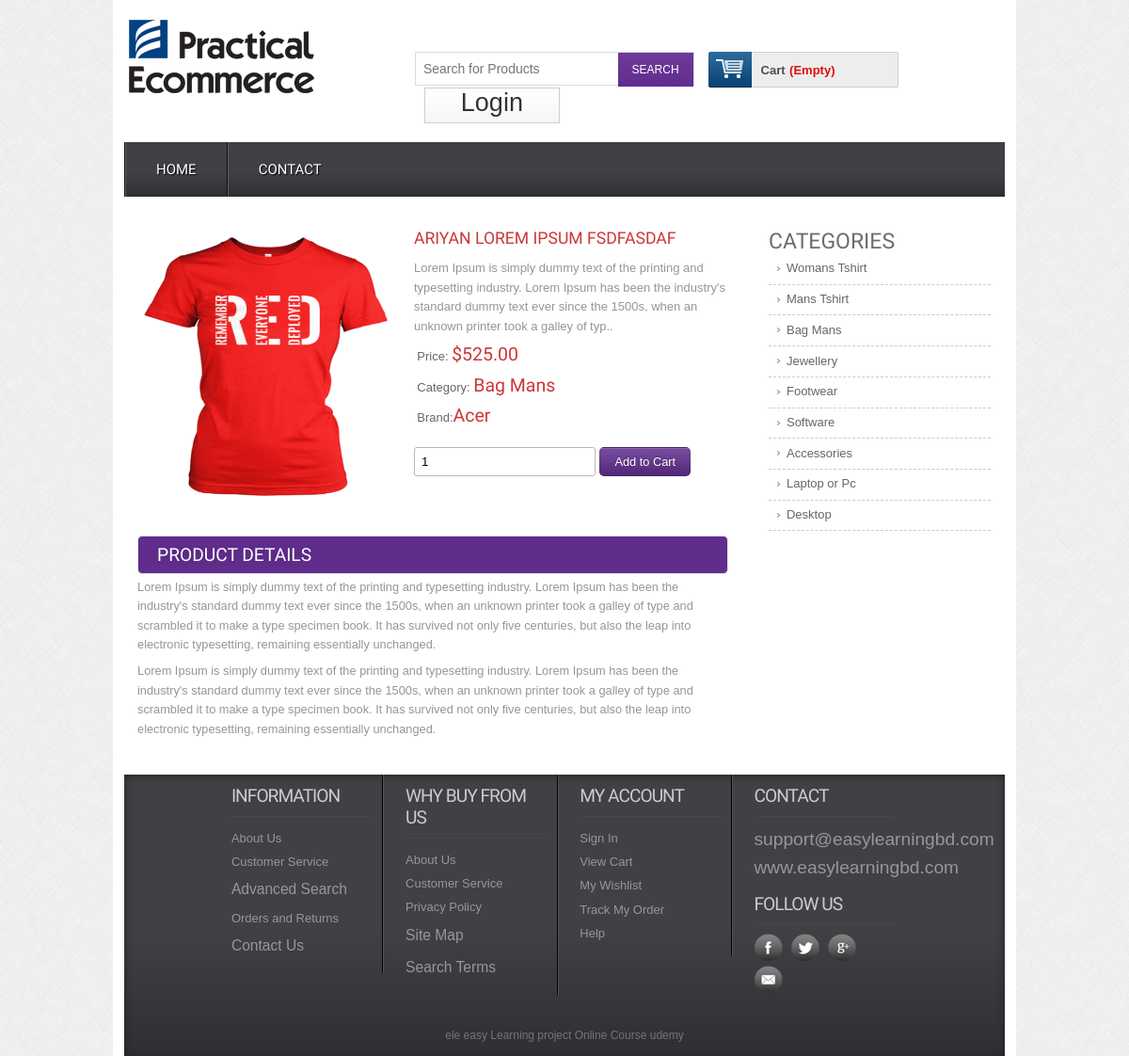
/preview.php?proid=1, run on the app's committed database.
### tables this page shows
CREATE TABLE IF NOT EXISTS `tbl_product` (
  `productId` int(11) NOT NULL AUTO_INCREMENT,
  `productName` varchar(255) NOT NULL,
  `catId` int(11) NOT NULL,
  `brandId` int(11) NOT NULL,
  `body` text NOT NULL,
  `price` float(10,2) NOT NULL,
  `image` varchar(255) NOT NULL,
  `type` tinyint(4) NOT NULL DEFAULT '0',
  PRIMARY KEY (`productId`)
);

CREATE TABLE IF NOT EXISTS `tbl_category` (
  `catId` int(11) NOT NULL AUTO_INCREMENT,
  `catName` varchar(255) NOT NULL,
  PRIMARY KEY (`catId`)
);

CREATE TABLE IF NOT EXISTS `tbl_brand` (
  `brandId` int(11) NOT NULL AUTO_INCREMENT,
  `brandName` varchar(255) NOT NULL,
  PRIMARY KEY (`brandId`)
);

CREATE TABLE IF NOT EXISTS `tbl_social` (
  `id` int(11) NOT NULL AUTO_INCREMENT,
  `fb` varchar(255) NOT NULL,
  `tw` varchar(255) NOT NULL,
  `ln` varchar(255) NOT NULL,
  `gp` varchar(255) NOT NULL,
  PRIMARY KEY (`id`)
);

CREATE TABLE IF NOT EXISTS `tbl_copy` (
  `id` int(11) NOT NULL AUTO_INCREMENT,
  `copyright` varchar(255) NOT NULL,
  PRIMARY KEY (`id`)
);

### classes/Cart.php (called while the page is built, shortened)
<?php
 $filepath = realpath(dirname(__FILE__));
include_once ($filepath.'/../lib/Database.php');
include_once ($filepath.'/../helpers/Format.php');
?>
<?php
class Cart{
	private $db;
    public	function __construct(){
       $this->db   = new Database();
	}
 public function checkCartTable(){
 	$sId = session_id();
  $query = "SELECT * FROM tbl_cart WHERE sId ='$sId' ";
 	$result = $this->db->select($query);
 	return $result;
 }
}
?>

### lib/Database.php (called while the page is built, shortened)
<?php
 class Database {
public $host = DB_HOST;
public $user = DB_USER;
public $pass = DB_PASS;
public $dbname = DB_NAME;
 public $link;
 private function connectDB(){
   $this->link = new mysqli($this->host,$this->user, $this->pass, $this->dbname);
 }
     public function select($query){
    $result = $this->link->query($query) or die ($this->link->error.__LINE__);
    if($result->num_rows > 0){
    	return $result;
    	    } else {
    	    	return false;
    	    }
     }
 }
?>

### lib/Session.php (called while the page is built, shortened)
<?php
class Session{
	public static function get($key){
		if (isset($_SESSION[$key])) {
			return $_SESSION[$key];
		}else {
			return false;
		}
	}
}
?>

### classes/Product.php (called while the page is built, shortened)
<?php
 $filepath = realpath(dirname(__FILE__));
include_once ($filepath.'/../lib/Database.php');
include_once ($filepath.'/../helpers/Format.php');
?>
<?php
class Product{
	private $db;
    public	function __construct(){
       $this->db   = new Database();
	}
      public function getSingleProduct($id){
        $query = "SELECT tbl_product.*, tbl_category.catName, tbl_brand.brandName
         FROM tbl_product
         INNER JOIN tbl_category
         ON tbl_product.catId = tbl_category.catId
         INNER JOIN tbl_brand
         ON tbl_product.brandId = tbl_brand.brandId
         AND tbl_product.productId = $id
         ORDER BY tbl_product.productId DESC";
    $result =  $this->db->select($query);
    return $result;
      }
}
  ?>

### helpers/Format.php (called while the page is built, shortened)
<?php
class Format{
public function textShorten($text, $limit = 400){
	$text = $text. "";
	$text = substr($text, 0, $limit);
	$text = $text."..";
	return $text;
}
}
?>

### classes/Category.php (called while the page is built, shortened)
<?php
 $filepath = realpath(dirname(__FILE__));
include_once ($filepath.'/../lib/Database.php');
include_once ($filepath.'/../helpers/Format.php');
?>
<?php
class Category{
	private $db;
    public	function __construct(){
       $this->db   = new Database();
	}
     public function getAllCat(){
         $query = "SELECT * FROM tbl_category ORDER BY catId DESC";
         $result = $this->db->select($query);
         return $result;
     }
}
?>

### classes/Brand.php (called while the page is built, shortened)
<?php
 $filepath = realpath(dirname(__FILE__));
include_once ($filepath.'/../lib/Database.php');
include_once ($filepath.'/../helpers/Format.php');
?>
<?php
class Brand{
	private $db;
    public	function __construct(){
       $this->db   = new Database();
	}
 public function getcopyById(){
    $query = "SELECT * FROM tbl_copy";
         $result = $this->db->select($query);
         return $result;
 }
 public function getsocialById(){
$query = "SELECT * FROM tbl_social";
         $result = $this->db->select($query);
         return $result;
 }
}
?>

### preview.php (the view, shortened to what this page needs)
 <?php include 'inc/header.php'; ?>
<?php
 if (isset($_GET['proid'])) {
   $id = $_GET['proid'];
 }
?>
<div class="main">
   <div class="content">
   	<div class="section group">
			<div class="cont-desc span_1_of_2">
                <?php
				$getPd = $pd->getSingleProduct($id);
                 if ($getPd) {
                 	while ($result = $getPd->fetch_assoc()) {
				?>
				<div class="grid images_3_of_2">
					<img src="admin/<?php echo $result['image']; ?>" alt="" />
				</div>
			<div class="desc span_3_of_2">
				<h2><?php echo $result['productName'];?> </h2>
				<p><?php echo $fm->textShorten($result['body'], 200);?></p>
				<div class="price">
					<p>Price: <span>$<?php echo $result['price'];?></span></p>
					<p>Category: <span><?php echo $result['catName'];?></span></p>
					<p>Brand:<span><?php echo $result['brandName'];?></span></p>
				</div>
			<div class="add-cart">
				<form action=" " method="post">
					<input type="number" class="buyfield" name="quantity" value="1"/>
					<input type="submit" class="buysubmit" name="submit" value="Add to Cart"/>
				</form>
			</div>
		</div>
		<div class="product-desc">
		<h2>Product Details</h2>
		<?php echo $result['body'];?>
    </div>
	<?php } } ?>
</div>
			<div class="rightsidebar span_3_of_1">
				<h2>CATEGORIES</h2>
				<ul>
				<?php
				 $getCat = $cat->getAllCat();
				 if ($getCat) {
				 	while ($result = $getCat->fetch_assoc()) {
				?>
				  <li><a href="productbycat.php?catId=<?php echo $result['catId']; ?>"><?php echo $result['catName']; ?></a></li>
			      <?php }  }  ?>
   				</ul>
				</div>
		</div>
	</div>
</div>
   <?php include 'inc/footer.php'; ?>

### inc/header.php (shortened to what this page needs)
<?php
 include 'lib/Session.php';
 include './lib/Database.php';
 include './helpers/Format.php';
  $fm = new Format();
  $pd = new Product();
  $cat = new Category();
  $ct = new Cart();
?>
<!DOCTYPE HTML>
<head>
<link href="css/style.css" rel="stylesheet" type="text/css" media="all"/>
<link href="css/menu.css" rel="stylesheet" type="text/css" media="all"/>
</head>
<body>
  <div class="wrap">
		<div class="header_top">
			<div class="logo">
				<a href="index.php"><img src="images/logo.png" alt="" /></a>
			</div>
			  <div class="header_top_right">
			    <div class="search_box">
				    <form action="search.php" method="get">
				    	<input type="text" name="search" placeholder="Search for Products" ">
				    	<input type="submit" value="SEARCH">
				    </form>
			    </div>
			    <div class="shopping_cart">
					<div class="cart">
						<a href="#" title="View my shopping cart" rel="nofollow">
								<span class="cart_title">Cart</span>
								<span class="no_product">
                        <?php
                             $getData = $ct->checkCartTable();
                             if ($getData) {
                             	 $sum = Session::get("sum");
                             	 $qty = Session::get("qty");
                           			  echo "$".$sum." Qty ".$qty;
                             }else{
                             	echo "(Empty)";
                             }
								?>
							</span>
							</a>
						</div>
			      </div>
		   <div class="login">
			 <?php
			  $login =  Session::get("cuslogin");
			  if ($login == false) { ?>
			  <a href="login.php">Login</a>
				<?php   }else { ?>
	            <a href="?cid=<?php Session::get('cmrId')?>">Logout</a>
		  <?php } ?>
		   </div>
	 </div>
 </div>
<div class="menu">
	<ul id="dc_mega-menu-orange" class="dc_mm-orange">
	  <li><a href="index.php">Home</a></li>
	  <li><a href="contact.php">Contact</a> </li>
	</ul>
</div>

### inc/footer.php (shortened to what this page needs)
<div class="footer">
   	  <div class="wrapper">
	     <div class="section group">
				<div class="col_1_of_4 span_1_of_4">
						<h4>Information</h4>
						<ul>
						<li><a href="#">About Us</a></li>
						<li><a href="#">Customer Service</a></li>
						<li><a href="#"><span>Advanced Search</span></a></li>
						<li><a href="#">Orders and Returns</a></li>
						<li><a href="#"><span>Contact Us</span></a></li>
						</ul>
					</div>
				<div class="col_1_of_4 span_1_of_4">
					<h4>Why buy from us</h4>
						<ul>
						<li><a href="about.php">About Us</a></li>
						<li><a href="faq.php">Customer Service</a></li>
						<li><a href="#">Privacy Policy</a></li>
						<li><a href="contact.php"><span>Site Map</span></a></li>
						<li><a href="preview.php"><span>Search Terms</span></a></li>
						</ul>
				</div>
				<div class="col_1_of_4 span_1_of_4">
					<h4>My account</h4>
						<ul>
							<li><a href="contact.php">Sign In</a></li>
							<li><a href="index.php">View Cart</a></li>
							<li><a href="#">My Wishlist</a></li>
							<li><a href="#">Track My Order</a></li>
							<li><a href="faq.php">Help</a></li>
						</ul>
				</div>
				<div class="col_1_of_4 span_1_of_4">
					<h4>Contact</h4>
						<ul>
							<li><span>support@easylearningbd.com</span></li>
							<li><span>www.easylearningbd.com</span></li>
						</ul>
						<div class="social-icons">
							<h4>Follow Us</h4>
					   		  <ul>
						 <?php
					        $brand =  new Brand();
					        $getsocial = $brand->getsocialById();
					        if ($getsocial) {
					           while ($result = $getsocial->fetch_assoc()) {
					     ?>
				 <li class="facebook"><a href="<?php echo $result['fb'] ?>" target="_blank"> </a></li>
				 <li class="twitter"><a href="<?php echo $result['tw'] ?>" target="_blank"> </a></li>
				 <li class="googleplus"><a href="<?php echo $result['ln'] ?>" target="_blank"> </a></li>
				 <li class="contact"><a href="<?php echo $result['gp'] ?>" target="_blank"> </a></li>
							       <?php    }  }  ?>
						     </ul>
   	 					</div>
				</div>
			</div>
			<div class="copy_right">
		<?php
        $brand =  new Brand();
        $getcopy = $brand->getcopyById();
        if ($getcopy) {
           while ($result = $getcopy->fetch_assoc()) {
     ?>
				<p><?php echo $result['copyright'];  ?></p>
				 <?php    }  }  ?>
		   </div>
     </div>
    </div>
    <link href="css/flexslider.css" rel='stylesheet' type='text/css' />
</body>
</html>

### css/menu.css (style rules this page uses)
ul.dc_mm-orange,ul.dc_mm-orange li { border:none; list-style:none; }
ul.dc_mm-orange { background: #414045; background: -moz-linear-gradient(top, #414045 55%, #2f2e33 100%); background: -webkit-gradient(linear, left top, left bottom, color-stop(55%,#414045), color-stop(100%,#2f2e33)); background: -webkit-linear-gradient(top, #414045 55%,#2f2e33 100%); background: -o-linear-gradient(top, #414045 55%,#2f2e33 100%); background: -ms-linear-gradient(top, #414045 55%,#2f2e33 100%); background: linear-gradient(to bottom, #414045 55%,#2f2e33 100%); filter: progid:DXImageTransform.Microsoft.gradient( startColorstr='#414045', endColorstr='#2f2e33',GradientType=0 ); font:normal 13px Arial,sans-serif; padding:0; position:relative; width:100%; }
ul.dc_mm-orange li { float:left; margin:0; padding:0; }
ul.dc_mm-orange li a { color:#fff; display:block; float:left; font-size:15px; padding:20px 32px; text-decoration:none; text-shadow:1px 1px 1px #000; text-transform:uppercase; font-family:'Doppio One', sans-serif; border-left:2px groove #636363; }

### data on the page
tbl_product: image (picture), productName "ARIYAN LOREM IPSUM FSDFASDAF", body "Lorem Ipsum is simply dummy text of the printing and typesetting industry. Lorem Ipsum has been the industry's standard dummy text ever since the 1500s, when an unknown printer took a galley of typ..", price "525.00", catId.catName "Bag Mans", brandId.brandName "Acer", body "Lorem Ipsum is simply dummy text of the printing and typesetting industry. Lorem Ipsum has been the industry's standard dummy text ever since the 1500s, when an unknown printer took a galley of type and scrambled it to make a type specimen book. It has survived not only five centuries, but also the leap into electronic typesetting, remaining essentially unchanged. Lorem Ipsum is simply dummy text of the printing and typesetting industry. Lorem Ipsum has been the industry's standard dummy text ever since the 1500s, when an unknown printer took a galley of type and scrambled it to make a type specimen book. It has survived not only five centuries, but also the leap into electronic…"
tbl_category: catName "Womans Tshirt"
tbl_category: catName "Mans Tshirt"
tbl_category: catName "Bag Mans"
tbl_category: catName "Jewellery"
tbl_category: catName "Footwear"
tbl_category: catName "Software"
tbl_category: catName "Accessories"
tbl_category: catName "Laptop or Pc"
tbl_category: catName "Desktop"
tbl_copy: copyright "ele easy Learning project Online Course udemy"
